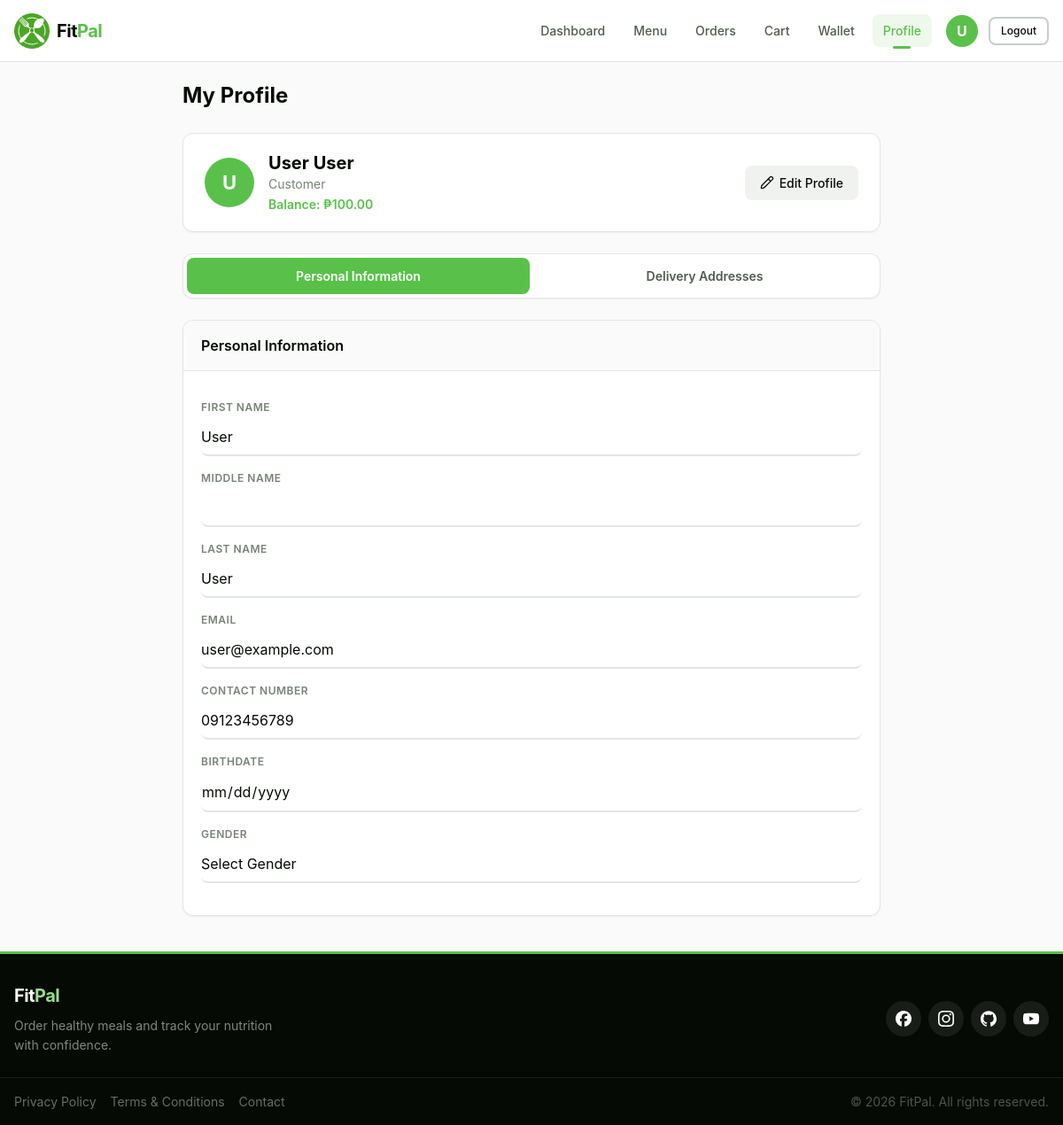
The page /customer/pages/profile.php (signed in) on the database its author committed.
### tables this page shows
CREATE TABLE IF NOT EXISTS customer (
    customer_id INT AUTO_INCREMENT PRIMARY KEY,
    customer_address_id INT NULL,
    first_name VARCHAR(50) NOT NULL,
    middle_name VARCHAR(50) NULL,
    last_name VARCHAR(50) NOT NULL,
    birthdate DATE NULL,
    gender VARCHAR(10) NULL CHECK (
        gender IN ('Male', 'Female', 'Other')
    ),
    email VARCHAR(100) NOT NULL UNIQUE,
    contact_number VARCHAR(15) NULL,
    username VARCHAR(30) NULL UNIQUE,
    password VARCHAR(255) NOT NULL,
    date_created TIMESTAMP DEFAULT CURRENT_TIMESTAMP,
    is_active TINYINT(1) DEFAULT 1,
    FOREIGN KEY (customer_address_id) REFERENCES customer_address (customer_address_id) ON DELETE SET NULL,
    INDEX idx_email (email),
    INDEX idx_username (username),
    INDEX idx_contact_number (contact_number)
) COMMENT = 'Customer account information';

CREATE TABLE IF NOT EXISTS customer_profile (
    customer_profile_id INT AUTO_INCREMENT PRIMARY KEY,
    customer_id INT NOT NULL UNIQUE,
    financial_account_id INT NOT NULL UNIQUE,
    profile_picture VARCHAR(255) NULL,
    dietary_preferences TEXT NULL,
    allergies TEXT NULL,
    fitness_goal VARCHAR(30) NULL CHECK (
        fitness_goal IN (
            'weight_loss',
            'muscle_gain',
            'maintenance'
        )
    ),
    height_cm DECIMAL(5, 2) NULL CHECK (
        height_cm IS NULL
        OR height_cm > 0
    ),
    weight_kg DECIMAL(5, 2) NULL CHECK (
        weight_kg IS NULL
        OR weight_kg > 0
    ),
    FOREIGN KEY (customer_id) REFERENCES customer (customer_id) ON DELETE CASCADE,
    FOREIGN KEY (financial_account_id) REFERENCES financial_account (financial_account_id) ON DELETE CASCADE,
    INDEX idx_customer_id (customer_id),
    INDEX idx_financial_account_id (financial_account_id)
) COMMENT = 'Customer profile with dietary and health information';

CREATE TABLE IF NOT EXISTS financial_account (
    financial_account_id INT AUTO_INCREMENT PRIMARY KEY,
    balance DECIMAL(10, 2) NOT NULL DEFAULT 0.00 CHECK (balance >= 0),
    account_type VARCHAR(20) NOT NULL CHECK (
        account_type IN (
            'customer',
            'rider',
            'restaurant'
        )
    ),
    date_created TIMESTAMP DEFAULT CURRENT_TIMESTAMP,
    INDEX idx_account_type (account_type)
) COMMENT = 'Financial accounts for all users';

### customer/pages/profile.php (the view, shortened to what this page needs)
<?php
require_once __DIR__ . '/../includes/header.php';
$customerId = (int)$_SESSION['customer_id'];
$profileData = null;
try {
    $stmt = $database_connection->prepare(
        "SELECT
            c.customer_id,
            c.first_name,
            c.middle_name,
            c.last_name,
            c.email,
            c.username,
            c.contact_number,
            c.birthdate,
            c.gender,
            c.customer_address_id,
            cp.dietary_preferences,
            cp.allergies,
            cp.fitness_goal,
            cp.height_cm,
            cp.weight_kg,
            fa.balance
        FROM customer c
        LEFT JOIN customer_profile cp ON c.customer_id = cp.customer_id
        LEFT JOIN financial_account fa ON cp.financial_account_id = fa.financial_account_id
        WHERE c.customer_id = :customer_id
        LIMIT 1"
    );
    $stmt->execute([':customer_id' => $customerId]);
    $profileData = $stmt->fetch(PDO::FETCH_ASSOC);
} catch (PDOException $e) {
    error_log('Profile fetch error: ' . $e->getMessage());
}
function formatCurrency(float|string|null $amount): string {
    return '₱' . number_format((float)($amount ?? 0), 2);
}
$fullName = trim(($profileData['first_name'] ?? '') . ' ' . ($profileData['last_name'] ?? ''));
$balance = (float)($profileData['balance'] ?? 0);
?>
<link rel="stylesheet" href="../assets/css/profile.css">
<div class="content profile-page">
    <div class="container">
        <div class="page-title-header">
            <h1>My Profile</h1>
        </div>
        <div class="profile-header-card">
            <div class="profile-header-left">
                <div class="profile-avatar">
                    <div class="profile-avatar-placeholder">
                        <span><?php echo strtoupper(substr($fullName, 0, 1) ?: 'U'); ?></span>
                    </div>
                </div>
                <div class="profile-name-role">
                    <p class="profile-full-name">
                        <?php echo htmlspecialchars($fullName ?: 'Customer', ENT_QUOTES, 'UTF-8'); ?></p>
                    <span class="profile-role-badge">Customer</span>
                    <span class="profile-balance">Balance: <?php echo formatCurrency($balance); ?></span>
                </div>
            </div>
            <div class="profile-header-right">
                <button type="button" id="editProfileBtn" class="btn btn-edit">
                    <img src="<?php echo $assetBase; ?>assets/images/icons/edit.svg" alt="Edit" class="btn-icon">
                    Edit Profile
                </button>
            </div>
        </div>
        <div class="profile-tabs">
            <button type="button" class="profile-tab active" data-tab="personal">
                Personal Information
            </button>
            <button type="button" class="profile-tab" data-tab="addresses">
                Delivery Addresses
            </button>
        </div>
        <div class="profile-tab-content active" id="tab-personal">
            <div class="profile-card">
                <div class="card-header">
                    <h3>Personal Information</h3>
                </div>
                <div class="card-body">
                    <form id="profileForm" method="POST" action="../backend/handlers/profile-handler.php">
                        <div class="form-group">
                            <label for="first_name" class="field-label">First Name</label>
                            <input type="text" id="first_name" name="first_name" class="form-control"
                                value="<?php echo htmlspecialchars($profileData['first_name'] ?? '', ENT_QUOTES, 'UTF-8'); ?>"
                                disabled>
                        </div>
                        <div class="form-group">
                            <label for="middle_name" class="field-label">Middle Name</label>
                            <input type="text" id="middle_name" name="middle_name" class="form-control"
                                value="<?php echo htmlspecialchars($profileData['middle_name'] ?? '', ENT_QUOTES, 'UTF-8'); ?>"
                                disabled>
                        </div>
                        <div class="form-group">
                            <label for="last_name" class="field-label">Last Name</label>
                            <input type="text" id="last_name" name="last_name" class="form-control"
                                value="<?php echo htmlspecialchars($profileData['last_name'] ?? '', ENT_QUOTES, 'UTF-8'); ?>"
                                disabled>
                        </div>
                        <div class="form-group">
                            <label for="email" class="field-label">Email</label>
                            <input type="email" id="email" class="form-control"
                                value="<?php echo htmlspecialchars($profileData['email'] ?? '', ENT_QUOTES, 'UTF-8'); ?>"
                                disabled>
                        </div>
                        <div class="form-group">
                            <label for="contact_number" class="field-label">Contact Number</label>
                            <input type="tel" id="contact_number" name="contact_number" class="form-control"
                                value="<?php echo htmlspecialchars($profileData['contact_number'] ?? '', ENT_QUOTES, 'UTF-8'); ?>"
                                disabled>
                        </div>
                        <div class="form-group">
                            <label for="birthdate" class="field-label">Birthdate</label>
                            <input type="date" id="birthdate" name="birthdate" class="form-control"
                                value="<?php echo htmlspecialchars($profileData['birthdate'] ?? '', ENT_QUOTES, 'UTF-8'); ?>"
                                disabled>
                        </div>
                        <div class="form-group">
                            <label for="gender" class="field-label">Gender</label>
                            <select id="gender" name="gender" class="form-control" disabled>
                                <option value="">Select Gender</option>
                            </select>
                        </div>
                    </form>
                </div>
            </div>
        </div>
    </div>
</div>
<?php require_once __DIR__ . '/../../shared/includes/footer.php'; ?>

### customer/includes/header.php (shortened to what this page needs)
<?php
require_once __DIR__ . '/../backend/database/customer-connect.php';
function getCustomerAssetBase(): string {
    $scriptPath = $_SERVER['SCRIPT_NAME'];
    $dirPath    = dirname($scriptPath);
    $segments   = array_filter(explode('/', $dirPath));
    $depth      = count($segments);
    return str_repeat('../', $depth) . 'shared/';
}
$assetBase = getCustomerAssetBase();
$isLoggedIn  = false;
$userName    = '';
$userInitial = '';
if (isset($_SESSION['customer_id']) && !empty($_SESSION['customer_id'])) {
    $isLoggedIn = true;
    try {
        $stmt = $database_connection->prepare(
            "SELECT first_name, last_name FROM customer WHERE customer_id = :id LIMIT 1"
        );
        $stmt->execute([':id' => $_SESSION['customer_id']]);
        $customerData = $stmt->fetch(PDO::FETCH_ASSOC);
        if ($customerData) {
            $userName    = trim($customerData['first_name'] . ' ' . $customerData['last_name']);
            $userInitial = strtoupper(substr($customerData['first_name'], 0, 1));
        }
    } catch (PDOException $e) {
    }
}
$currentPage = basename($_SERVER['PHP_SELF']);
$pageCssMap = [
    'sign-in.php'   => 'sign-in.css',
    'sign-up.php'   => 'sign-up.css',
    'dashboard.php' => 'dashboard.css',
    'menu.php'      => 'menu.css',
    'orders.php'    => 'orders.css',
    'cart.php'      => 'cart.css',
    'checkout.php'  => 'checkout.css',
    'wallet.php'    => 'wallet.css',
    'profile.php'   => 'profile.css',
];
$pageCssFile = $pageCssMap[$currentPage] ?? '';
$pageCssPath = '';
if (!empty($pageCssFile) && file_exists(__DIR__ . '/../assets/css/' . $pageCssFile)) {
    $pageCssPath = '../assets/css/' . $pageCssFile;
}
?>
<!DOCTYPE html>
<html lang="en">
<head>
    <link rel="stylesheet" href="<?php echo $assetBase; ?>assets/css/global.css">
    <link rel="stylesheet" href="<?php echo $assetBase; ?>assets/css/header.css">
    <link rel="stylesheet" href="../assets/css/header.css">
    <?php if (!empty($pageCssPath)): ?>
    <link rel="stylesheet" href="<?php echo $pageCssPath; ?>">
    <?php endif; ?>
</head>
<body>
    <header class="header customer-header" role="banner">
        <div class="header-container">
            <div class="header-logo">
                <a href="<?php echo $assetBase; ?>../index.php" class="logo-link" aria-label="FitPal Home">
                    <img src="<?php echo $assetBase; ?>assets/images/brand/Logo.png" alt="FitPal Logo"
                        class="logo-image">
                    <span class="logo-text">Fit<span>Pal</span></span>
                </a>
            </div>
            <nav class="header-nav" id="mainNav" role="navigation" aria-label="Customer navigation">
                <?php if ($isLoggedIn): ?>
                <ul class="nav-list">
                    <li class="nav-item">
                        <a href="dashboard.php"
                            class="nav-link <?php echo ($currentPage === 'dashboard.php') ? 'active' : ''; ?>">Dashboard</a>
                    </li>
                    <li class="nav-item">
                        <a href="menu.php"
                            class="nav-link <?php echo ($currentPage === 'menu.php') ? 'active' : ''; ?>">Menu</a>
                    </li>
                    <li class="nav-item">
                        <a href="orders.php"
                            class="nav-link <?php echo ($currentPage === 'orders.php') ? 'active' : ''; ?>">Orders</a>
                    </li>
                    <li class="nav-item">
                        <a href="cart.php"
                            class="nav-link <?php echo ($currentPage === 'cart.php') ? 'active' : ''; ?>">
                            Cart
                        </a>
                    </li>
                    <li class="nav-item">
                        <a href="wallet.php"
                            class="nav-link <?php echo ($currentPage === 'wallet.php') ? 'active' : ''; ?>">Wallet</a>
                    </li>
                    <li class="nav-item">
                        <a href="profile.php"
                            class="nav-link <?php echo ($currentPage === 'profile.php') ? 'active' : ''; ?>">Profile</a>
                    </li>
                </ul>
                <div class="nav-actions">
                    <div class="user-profile-circle"
                        title="<?php echo htmlspecialchars($userName, ENT_QUOTES, 'UTF-8'); ?>">
                        <?php if (!empty($userInitial)): ?>
                        <span
                            class="user-initial"><?php echo htmlspecialchars($userInitial, ENT_QUOTES, 'UTF-8'); ?></span>
                        <?php else: ?>
                        <img src="<?php echo $assetBase; ?>assets/images/icons/user-profile-circle.svg" alt="Profile"
                            class="profile-icon">
                        <?php endif; ?>
                    </div>
                    <a href="../backend/handlers/sign-out-handler.php" data-signout
                        class="btn btn-outline btn-sm logout-btn">Logout</a>
                </div>
                <?php endif; ?>
            </nav>
        </div>
    </header>
    <main class="main-content" role="main">

### rows shown on the page
customer: first_name "U"
customer_profile: customer.last_name "U", customer.last_name "User User", financial_account.balance "₱100.00", first_name "User", last_name "User", customer.email "user@example.com", contact_number "09123456789"
